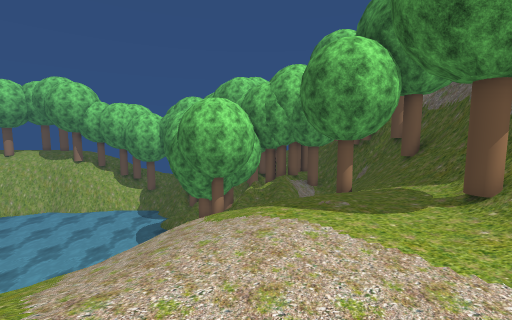
View 1 (above)

17 first-person views from a walk through a Unity game level. The camera is 1.4 m above the floor, tilts 6° down and sees 90° across. The floor is counted in squares, 1 m on a side. Each view is taken from the middle of a square. On the plan, view 1 faces up. The plan holds only what a view shows up to about 13 squares ahead; the rest is blank. The place goes on beyond the plan. Some trees and plants on the terrain are drawn as simple stand-ins. The player character is not drawn. Some surface patterns are stand-ins.

View 2
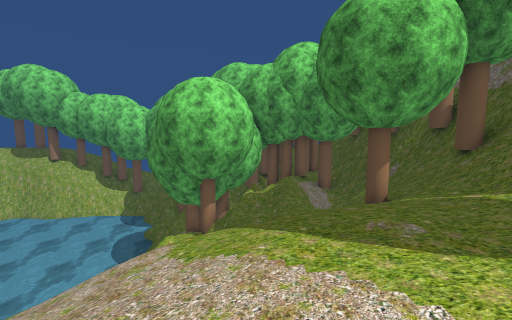

View 3
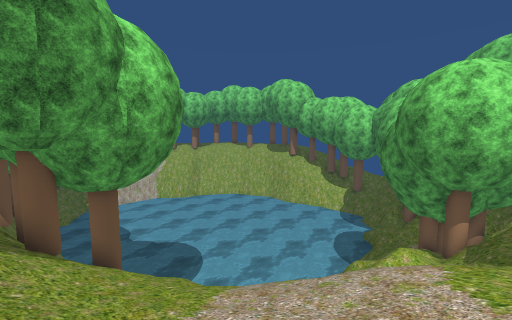

View 4
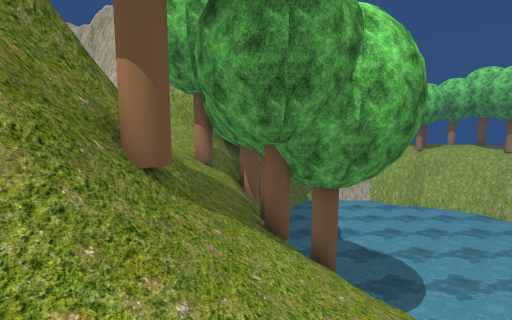

View 5
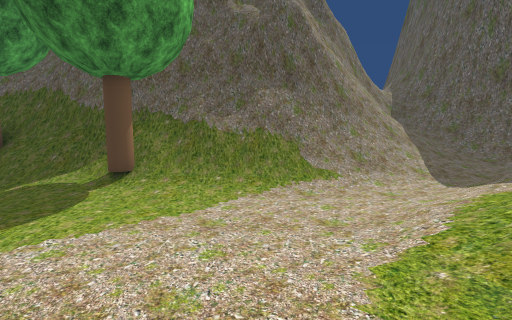

View 6
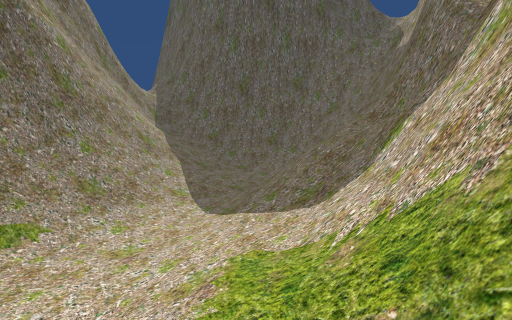

View 7
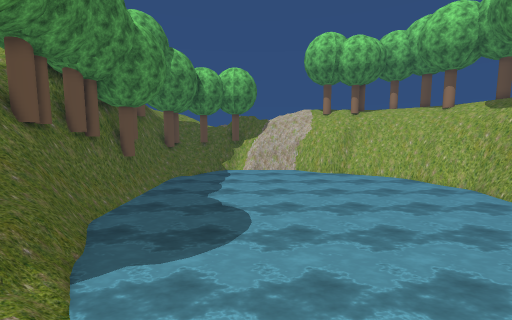

View 8
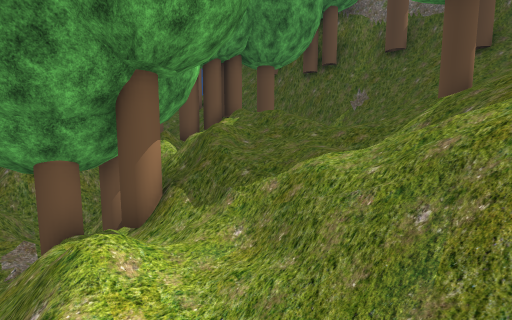

View 9
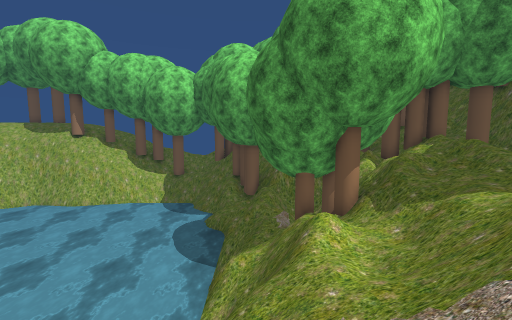

View 10
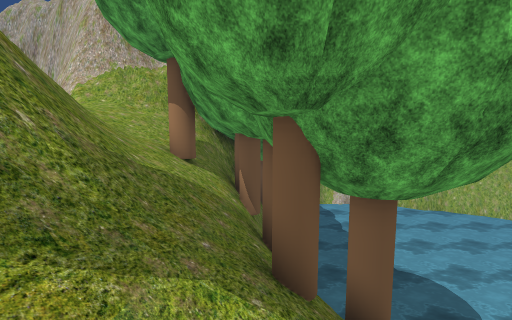

View 11
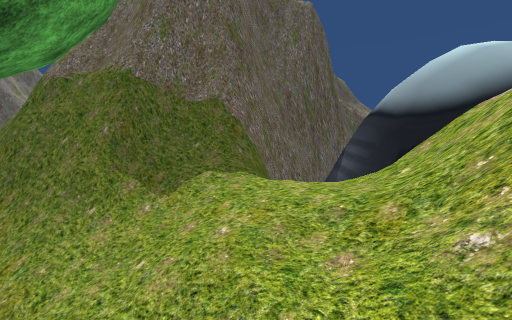

View 12
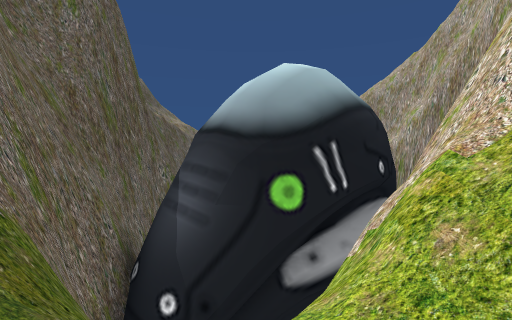

View 13
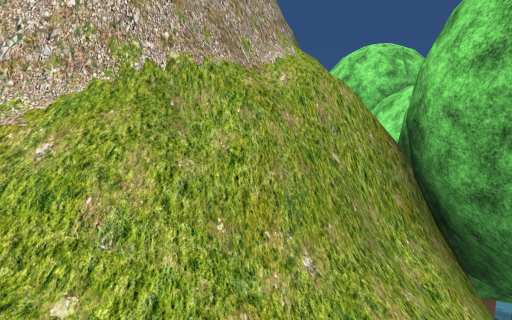

View 14
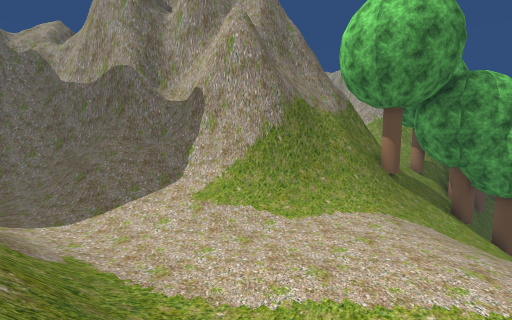

View 15
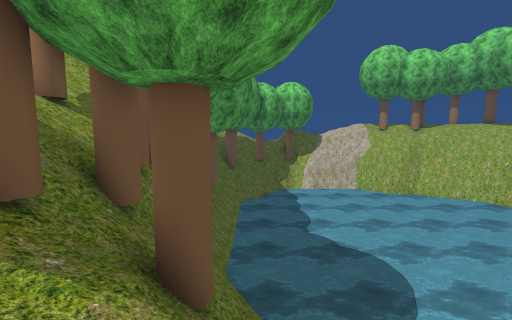

View 16
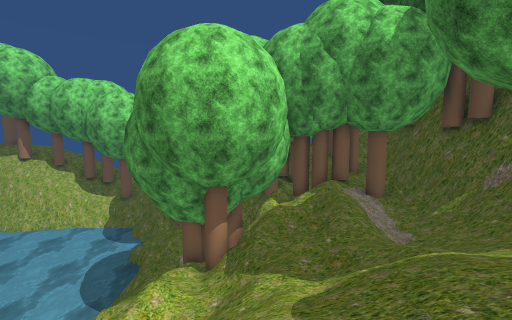

View 17
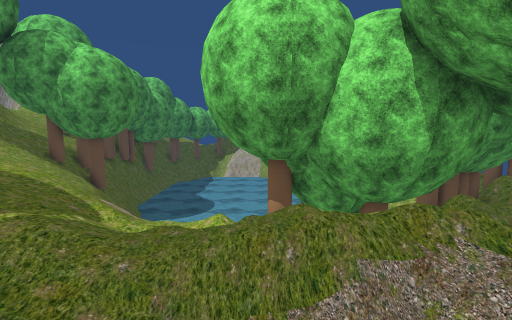

### Floor plan
Key: @ floor where view 1 was taken; # wall or solid block; . main floor; : floor 0.25 m higher than the main floor; - floor 0.25 m lower than the main floor; + floor 0.5 m higher than the main floor; * floor 1.75 m higher than the main floor; _ floor 2 m lower than the main floor; < floor 2.5 m lower than the main floor; ( floor 4 m lower than the main floor; ! floor 4.25 m lower than the main floor; ? floor 4.5 m lower than the main floor; / step, stairs or slope; = window, fence, low wall or low ledge; ≈ water the walk keeps out of; ^ raised ledge; v drop or lower ground; T tree.
Columns run from 19 left of view 1 to 13 right of it. Each row starts with its distance up from view 1.
 20  ≈≈≈≈≈≈≈≈≈≈≈   ==#vT   ##
 19  ≈≈≈≈≈≈≈≈≈≈≈≈v((v T<T TT#
 18 ≈≈≈≈≈≈≈≈≈≈≈≈≈vv!  TTTTTT##
 17 ≈≈≈≈≈≈≈≈≈≈≈≈≈vvTTTTT///T##
 16 ≈≈≈≈≈≈≈≈≈≈≈≈≈vvTTTT////_=#
 15 ≈≈≈≈≈≈≈≈≈≈≈≈≈v?T/##/////=##
 14 ≈≈≈≈≈≈≈≈≈≈≈≈≈v!//T///////=##
 13 vvv≈≈≈≈≈≈≈≈≈≈vv//////////=##
 12 vvv≈≈≈≈≈≈≈≈≈  v////_//////##
 11 vvvv≈≈≈≈≈≈≈≈  /////////T//T#
 10 vvvvv≈≈≈≈≈≈   //////// ////#
  9 vvvvvvv≈≈≈≈    ///////-.//##
  8 vvvvvvvv≈≈≈v   //////...//##
  7 vvvvvvvv≈≈vv////////...../#
  6 TvvvvvvvTvv ///////.....T/#
  5 TTTTvvvvTTT////////.....//#
  4  TT TTTvTTT///////....../##
  3  T  TTTTTT////////....../##
  2 T   T T///////////......//#
  1 #TT //TT///#####///.....//#
  0 ##T///////=######==@//..//##
 -1  ##//////=###  ####=///.//##
 -2 ###=/////=##      ##///../=###
 -3  ###/**/=##        #=///.//=####
 -4  ##=/v /###        #=//////==/=#
 -5  ##vv  v##         #=////./////##
 -6  ##  vvvv#         ###///.:////=#
 -7    v###vv#          ##=//..+//=##
 -8   v####=v#           ##/////=###
 -9  v^#####v#            #==//=##
-10  =      v#            ###==##
-11         v#             #####
-12         v#

Where each view was taken, in squares from view 1:
view 1: 0 up, 0 right, facing up
view 2: 3 up, 0 right, facing up
view 3: 3 up, 1 left, facing up-left
view 4: 3 up, 2 left, facing left
view 5: 2 up, 2 left, facing right
view 6: 0 up, 0 right, facing down-right
view 7: 11 up, 5 left, facing left
view 8: 10 up, 4 left, facing up-right
view 9: 7 up, 5 left, facing up
view 10: 3 up, 5 left, facing left
view 11: 0 up, 16 left, facing down-right
view 12: 2 down, 14 left, facing down
view 13: 2 down, 14 left, facing left
view 14: 5 up, 6 right, facing down-left
view 15: 6 up, 6 left, facing left
view 16: 7 up, 1 left, facing up
view 17: 14 up, 5 right, facing left
